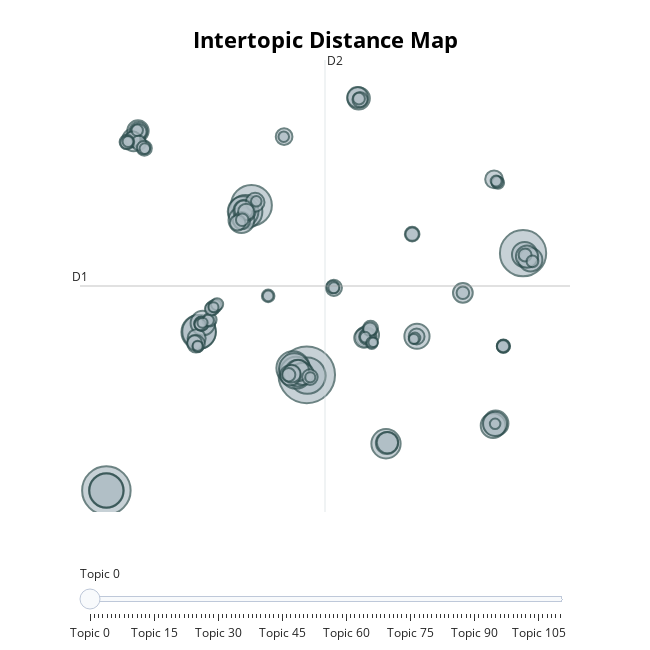

The cell this chart's notebook holds for it:
### Code cell
topic_model_tok.visualize_topics()
